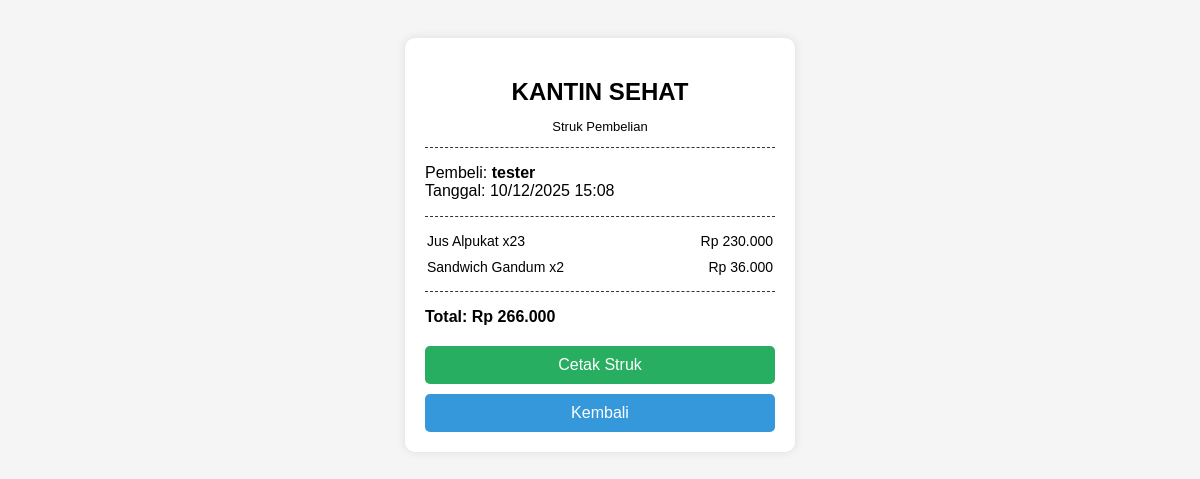
The page /struk.php?id=3 (signed in) on the database its author committed.
### tables this page shows
CREATE TABLE `transactions` (
  `id` int(11) NOT NULL,
  `user_id` int(11) NOT NULL,
  `total_all` int(11) NOT NULL,
  `created_at` timestamp NOT NULL DEFAULT current_timestamp(),
  `items` text NOT NULL,
  `total_price` int(11) NOT NULL
);

CREATE TABLE `transaction_items` (
  `id` int(11) NOT NULL,
  `transaction_id` int(11) NOT NULL,
  `product_id` int(11) NOT NULL,
  `quantity` int(11) NOT NULL,
  `total_price` int(11) NOT NULL
);

CREATE TABLE `products` (
  `id` int(11) NOT NULL,
  `name` varchar(100) NOT NULL,
  `price` decimal(10,2) NOT NULL,
  `size` varchar(50) DEFAULT NULL,
  `description` text DEFAULT NULL
);

### struk.php (the view, shortened to what this page needs)
<?php
include 'config.php';
$id = $_GET['id'] ?? 0;
$stmt = $conn->prepare("SELECT * FROM transactions WHERE id = ?");
$stmt->execute([$id]);
$transaksi = $stmt->fetch();
$stmt2 = $conn->prepare("
    SELECT ti.*, p.name, p.price
    FROM transaction_items ti
    JOIN products p ON p.id = ti.product_id
    WHERE ti.transaction_id = ?
");
$stmt2->execute([$id]);
$items = $stmt2->fetchAll(PDO::FETCH_ASSOC);
?>
<!DOCTYPE html>
<html lang="id">
<head>
</head>
<body>
<div class="struk">
    <h2>KANTIN SEHAT</h2>
    <p style="text-align:center; font-size:13px;">Struk Pembelian</p>
    <div class="line"></div>
    <p>
        Pembeli: <b><?php echo $_SESSION['username']; ?></b><br>
        Tanggal: <?= date('d/m/Y H:i', strtotime($transaksi['created_at'])) ?>
    </p>
    <div class="line"></div>
    <table>
        <?php foreach($items as $item): ?>
        <tr>
            <td><?= $item['name'] ?> x<?= $item['quantity'] ?></td>
            <td style="text-align:right;">
                Rp <?= number_format($item['total_price'], 0, ',', '.') ?>
            </td>
        </tr>
        <?php endforeach; ?>
    </table>
    <div class="line"></div>
    <p class="total">
        Total: Rp <?= number_format($transaksi['total_all'], 0, ',', '.') ?>
    </p>
    <a href="#" onclick="window.print()" class="btn">Cetak Struk</a>
    <a href="menu.php" class="btn" style="background:#3498db; margin-top:10px;">Kembali</a>
</div>
</body>
</html>

### struk.php (style rules this page uses)
body { font-family: Arial, sans-serif; background:#f5f5f5; padding:30px; }
.struk { max-width: 350px; margin: auto; background:white; padding:20px; border-radius:10px; box-shadow:0 0 10px rgba(0,0,0,0.1); }
h2 { text-align:center; margin-bottom:5px; }
.line { border-bottom:1px dashed #333; margin:10px 0; }
table { width:100%; font-size:14px; }
td { padding:4px 0; }
.total { font-weight:bold; font-size:16px; }
.btn { display:block; margin-top:20px; text-align:center; padding:10px; background:#27ae60; color:white; border-radius:5px; text-decoration:none; }

### rows shown on the page
transactions: created_at "10/12/2025 15:08", total_all "266.000"
transaction_items: product.name "Jus Alpukat", quantity "23", total_price "230.000"
transaction_items: product.name "Sandwich Gandum", quantity "2", total_price "36.000"

### other values the page prints
$_SESSION['username'] "tester"
